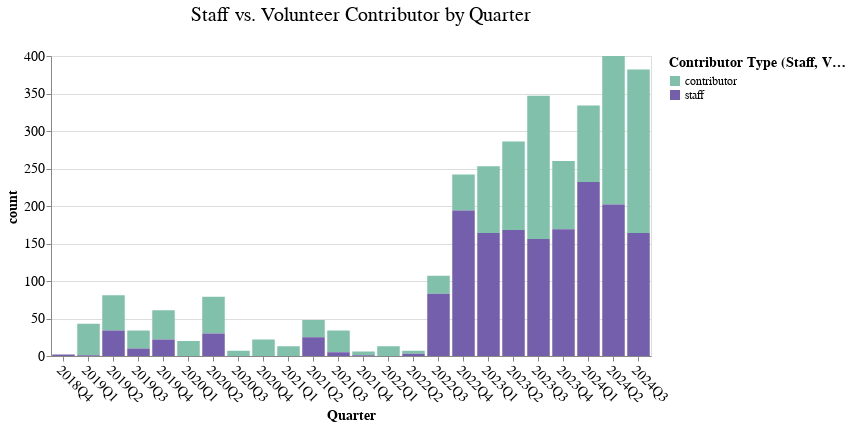

The notebook cell this image was saved under:
### Code cell
# Create the Altair chart
chart = (
    alt.Chart(df_quarters)
    .mark_bar()
    .encode(
        alt.X('quarter_label:O')
            .title('Quarter')
            .axis(labelAngle=45),
        alt.Y('count:Q')
            .stack(True),
        alt.Color('contrib_type:N')
            .title("Contributor Type (Staff vs Volunteer)")
            .scale(range=["#81c0aa", "#735fab"]),
        alt.Tooltip(["quarter_label", "contrib_type", "count"])
    )
    .properties(title="Staff vs. Volunteer Contributor by Quarter")
    .interactive()
)

chart

### Figure 1 — Vega-Lite specification as saved in the notebook (floating-point values rounded to 4 significant figures)
{"config": {"title": {"fontSize": 20, "font": "Poppins", "anchor": "middle", "color": "black", "fontWeight": 400, "dy": -20, "dx": 10}, "axis": {"labelFontSize": 14, "titleFontSize": 14, "titleFont": "Poppins", "labelFont": "Poppins"}, "axisX": {"labelAngle": 0}, "legend": {"labelFontSize": 12, "titleFontSize": 14, "titleFont": "Poppins", "labelFont": "Poppins"}, "bar": {"color": "purple", "fill": "purple"}, "line": {"color": "purple"}, "view": {"height": 300, "width": 600, "padding": {"top": 190, "left": 10, "right": 10, "bottom": 90}}}, "data": {"name": "data-a3ed0b095aa131cb952d7e9ad5f33867"}, "mark": {"type": "bar"}, "encoding": {"color": {"field": "contrib_type", "scale": {"range": ["#81c0aa", "#735fab"]}, "title": "Contributor Type (Staff, Volunteer)", "type": "nominal"}, "x": {"axis": {"labelAngle": 45}, "field": "quarter", "title": "Quarter", "type": "ordinal"}, "y": {"field": "count", "stack": true, "type": "quantitative"}}, "params": [{"name": "param_1", "select": {"type": "interval", "encodings": ["x", "y"]}, "bind": "scales"}], "title": "Staff vs. Volunteer Contributor by Quarter", "$schema": "https://vega.github.io/schema/vega-lite/v5.17.0.json", "datasets": {"data-a3ed0b095aa131cb952d7e9ad5f33867": [{"index": 0, "quarter": "2018Q4", "contrib_type": "staff", "count": 2, "quarter_label": "2018Q4", "year": "2018", "qtr": "Q4"}, {"index": 1, "quarter": "2019Q1", "contrib_type": "contributor", "count": 42, "quarter_label": "2019Q1", "year": "2019", "qtr": "Q1"}, {"index": 2, "quarter": "2019Q1", "contrib_type": "staff", "count": 1, "quarter_label": "2019Q1", "year": "2019", "qtr": "Q1"}, {"index": 3, "quarter": "2019Q2", "contrib_type": "contributor", "count": 47, "quarter_label": "2019Q2", "year": "2019", "qtr": "Q2"}, {"index": 4, "quarter": "2019Q2", "contrib_type": "staff", "count": 34, "quarter_label": "2019Q2", "year": "2019", "qtr": "Q2"}, {"index": 5, "quarter": "2019Q3", "contrib_type": "contributor", "count": 24, "quarter_label": "2019Q3", "year": "2019", "qtr": "Q3"}, {"index": 6, "quarter": "2019Q3", "contrib_type": "staff", "count": 10, "quarter_label": "2019Q3", "year": "2019", "qtr": "Q3"}, {"index": 7, "quarter": "2019Q4", "contrib_type": "contributor", "count": 39, "quarter_label": "2019Q4", "year": "2019", "qtr": "Q4"}, {"index": 8, "quarter": "2019Q4", "contrib_type": "staff", "count": 22, "quarter_label": "2019Q4", "year": "2019", "qtr": "Q4"}, {"index": 9, "quarter": "2020Q1", "contrib_type": "contributor", "count": 20, "quarter_label": "2020Q1", "year": "2020", "qtr": "Q1"}, {"index": 10, "quarter": "2020Q2", "contrib_type": "contributor", "count": 49, "quarter_label": "2020Q2", "year": "2020", "qtr": "Q2"}, {"index": 11, "quarter": "2020Q2", "contrib_type": "staff", "count": 30, "quarter_label": "2020Q2", "year": "2020", "qtr": "Q2"}, {"index": 12, "quarter": "2020Q3", "contrib_type": "contributor", "count": 7, "quarter_label": "2020Q3", "year": "2020", "qtr": "Q3"}, {"index": 13, "quarter": "2020Q4", "contrib_type": "contributor", "count": 22, "quarter_label": "2020Q4", "year": "2020", "qtr": "Q4"}, {"index": 14, "quarter": "2021Q1", "contrib_type": "contributor", "count": 13, "quarter_label": "2021Q1", "year": "2021", "qtr": "Q1"}, {"index": 15, "quarter": "2021Q2", "contrib_type": "contributor", "count": 23, "quarter_label": "2021Q2", "year": "2021", "qtr": "Q2"}, {"index": 16, "quarter": "2021Q2", "contrib_type": "staff", "count": 25, "quarter_label": "2021Q2", "year": "2021", "qtr": "Q2"}, {"index": 17, "quarter": "2021Q3", "contrib_type": "contributor", "count": 29, "quarter_label": "2021Q3", "year": "2021", "qtr": "Q3"}, {"index": 18, "quarter": "2021Q3", "contrib_type": "staff", "count": 5, "quarter_label": "2021Q3", "year": "2021", "qtr": "Q3"}, {"index": 19, "quarter": "2021Q4", "contrib_type": "contributor", "count": 5, "quarter_label": "2021Q4", "year": "2021", "qtr": "Q4"}, {"index": 20, "quarter": "2021Q4", "contrib_type": "staff", "count": 1, "quarter_label": "2021Q4", "year": "2021", "qtr": "Q4"}, {"index": 21, "quarter": "2022Q1", "contrib_type": "contributor", "count": 13, "quarter_label": "2022Q1", "year": "2022", "qtr": "Q1"}, {"index": 22, "quarter": "2022Q2", "contrib_type": "contributor", "count": 4, "quarter_label": "2022Q2", "year": "2022", "qtr": "Q2"}, {"index": 23, "quarter": "2022Q2", "contrib_type": "staff", "count": 3, "quarter_label": "2022Q2", "year": "2022", "qtr": "Q2"}, {"index": 24, "quarter": "2022Q3", "contrib_type": "contributor", "count": 24, "quarter_label": "2022Q3", "year": "2022", "qtr": "Q3"}, {"index": 25, "quarter": "2022Q3", "contrib_type": "staff", "count": 83, "quarter_label": "2022Q3", "year": "2022", "qtr": "Q3"}, {"index": 26, "quarter": "2022Q4", "contrib_type": "contributor", "count": 48, "quarter_label": "2022Q4", "year": "2022", "qtr": "Q4"}, {"index": 27, "quarter": "2022Q4", "contrib_type": "staff", "count": 194, "quarter_label": "2022Q4", "year": "2022", "qtr": "Q4"}, {"index": 28, "quarter": "2023Q1", "contrib_type": "contributor", "count": 89, "quarter_label": "2023Q1", "year": "2023", "qtr": "Q1"}, {"index": 29, "quarter": "2023Q1", "contrib_type": "staff", "count": 164, "quarter_label": "2023Q1", "year": "2023", "qtr": "Q1"}, {"index": 30, "quarter": "2023Q2", "contrib_type": "contributor", "count": 118, "quarter_label": "2023Q2", "year": "2023", "qtr": "Q2"}, {"index": 31, "quarter": "2023Q2", "contrib_type": "staff", "count": 168, "quarter_label": "2023Q2", "year": "2023", "qtr": "Q2"}, {"index": 32, "quarter": "2023Q3", "contrib_type": "contributor", "count": 191, "quarter_label": "2023Q3", "year": "2023", "qtr": "Q3"}, {"index": 33, "quarter": "2023Q3", "contrib_type": "staff", "count": 156, "quarter_label": "2023Q3", "year": "2023", "qtr": "Q3"}, {"index": 34, "quarter": "2023Q4", "contrib_type": "contributor", "count": 91, "quarter_label": "2023Q4", "year": "2023", "qtr": "Q4"}, {"index": 35, "quarter": "2023Q4", "contrib_type": "staff", "count": 169, "quarter_label": "2023Q4", "year": "2023", "qtr": "Q4"}, {"index": 36, "quarter": "2024Q1", "contrib_type": "contributor", "count": 102, "quarter_label": "2024Q1", "year": "2024", "qtr": "Q1"}, {"index": 37, "quarter": "2024Q1", "contrib_type": "staff", "count": 232, "quarter_label": "2024Q1", "year": "2024", "qtr": "Q1"}, {"index": 38, "quarter": "2024Q2", "contrib_type": "contributor", "count": 198, "quarter_label": "2024Q2", "year": "2024", "qtr": "Q2"}, {"index": 39, "quarter": "2024Q2", "contrib_type": "staff", "count": 202, "quarter_label": "2024Q2", "year": "2024", "qtr": "Q2"}, {"index": 40, "quarter": "2024Q3", "contrib_type": "contributor", "count": 218, "quarter_label": "2024Q3", "year": "2024", "qtr": "Q3"}, {"index": 41, "quarter": "2024Q3", "contrib_type": "staff", "count": 164, "quarter_label": "2024Q3", "year": "2024", "qtr": "Q3"}]}}
